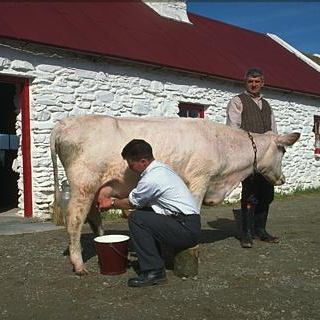
%> input picture MATLAB/Lab5/milking_cow.png, 320 x 320 px
$ octave Lab5.m   (GNU Octave 9; MATLAB toolbox functions it lacks are replaced by stand-ins)
%> lines starting %> are read from the running program, lines starting %| are printed output that depends on the picture; in (x1, y1, x2, y2) boxes, pixels count from 0 and x2, y2 are one past the last pixel; in counts of white or black regions, pixels touching at a corner belong together; the program's own positions count from 1
% #1
rose = imread('milking_cow.png');
%> rose is the input picture: size 320x320x3 uint8; mean R, G, B 109.7, 100.9, 93.5
rose = rgb2gray(rose);
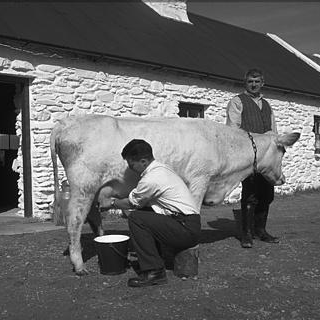
%> rose: size 320x320 uint8; min 1, max 255, mean 102.7
[I256,map256] = gray2ind(rose,256);
%> map256 = 256 rows, first 12: [0 0 0; 0.00392 0.00392 0.00392; 0.00784 0.00784 0.00784; 0.0118 0.0118 0.0118; 0.0157 0.0157 0.0157; 0.0196 0.0196 0.0196; 0.0235 0.0235 0.0235; 0.0275 0.0275 0.0275; 0.0314 0.0314 0.0314; 0.0353 0.0353 0.0353; 0.0392 0.0392 0.0392; 0.0431 0.0431 0.0431]
[I128,map128] = gray2ind(rose,128);
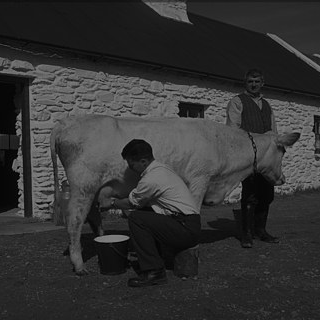
%> I128: size 320x320 uint8; min 0, max 127, mean 51.1
%> map128 = 128 rows, first 12: [0 0 0; 0.00787 0.00787 0.00787; 0.0157 0.0157 0.0157; 0.0236 0.0236 0.0236; 0.0315 0.0315 0.0315; 0.0394 0.0394 0.0394; 0.0472 0.0472 0.0472; 0.0551 0.0551 0.0551; 0.063 0.063 0.063; 0.0709 0.0709 0.0709; 0.0787 0.0787 0.0787; 0.0866 0.0866 0.0866]
[I64,map64] = gray2ind(rose,64);
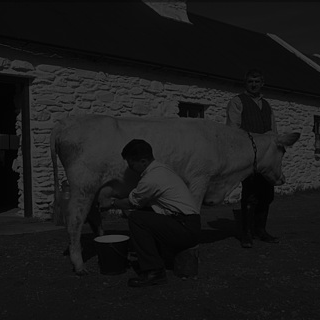
%> I64: size 320x320 uint8; min 0, max 63, mean 25.4
%> map64 = 64 rows, first 12: [0 0 0; 0.0159 0.0159 0.0159; 0.0317 0.0317 0.0317; 0.0476 0.0476 0.0476; 0.0635 0.0635 0.0635; 0.0794 0.0794 0.0794; 0.0952 0.0952 0.0952; 0.111 0.111 0.111; 0.127 0.127 0.127; 0.143 0.143 0.143; 0.159 0.159 0.159; 0.175 0.175 0.175]
[I32,map32] = gray2ind(rose,32);
%> map32 = 32 rows, first 12: [0 0 0; 0.0323 0.0323 0.0323; 0.0645 0.0645 0.0645; 0.0968 0.0968 0.0968; 0.129 0.129 0.129; 0.161 0.161 0.161; 0.194 0.194 0.194; 0.226 0.226 0.226; 0.258 0.258 0.258; 0.29 0.29 0.29; 0.323 0.323 0.323; 0.355 0.355 0.355]
[I16,map16] = gray2ind(rose,16);
%> map16 = 16 rows, first 12: [0 0 0; 0.0667 0.0667 0.0667; 0.133 0.133 0.133; 0.2 0.2 0.2; 0.267 0.267 0.267; 0.333 0.333 0.333; 0.4 0.4 0.4; 0.467 0.467 0.467; 0.533 0.533 0.533; 0.6 0.6 0.6; 0.667 0.667 0.667; 0.733 0.733 0.733]
[I8,map8] = gray2ind(rose,8);
%> map8 = [0 0 0; 0.143 0.143 0.143; 0.286 0.286 0.286; 0.429 0.429 0.429; 0.571 0.571 0.571; 0.714 0.714 0.714; 0.857 0.857 0.857; 1 1 1]
[I4,map4] = gray2ind(rose,4);
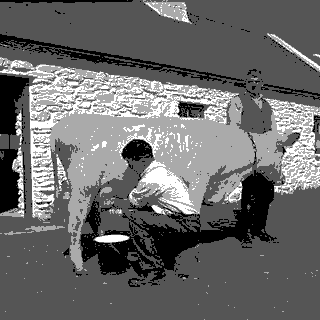
%> I4: size 320x320 uint8; min 0, max 3, mean 1.25; drawn with min black and max white
%> map4 = [0 0 0; 0.333 0.333 0.333; 0.667 0.667 0.667; 1 1 1]
[I2,map2] = gray2ind(rose,2);
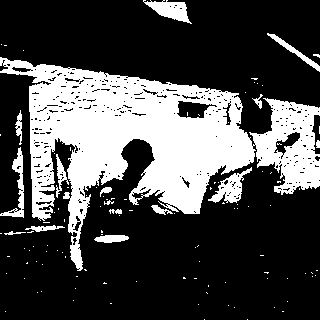
%> I2: size 320x320 uint8; values 0 (black) and 1 (white), 29% white; 114 white regions (98 under 20 px), largest, box (x1, y1, x2, y2) and area: (0, 57, 320, 271) 26521, (208, 167, 252, 203) 599, (143, 0, 192, 24) 582
%> map2 = [0 0 0; 1 1 1]
% [12 lines of commented-out code are left out]
pio = imread('pioneers.png');
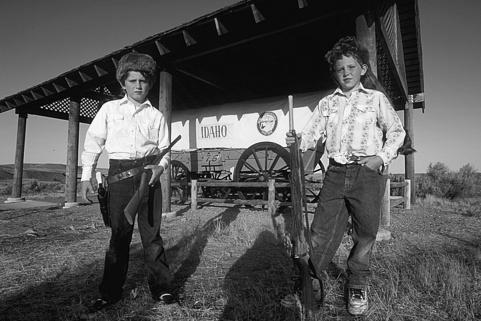
%> input picture MATLAB/Lab5/pioneers.png, 481 x 321 px
%> pio is the input picture: size 321x481 uint8; min 0, max 255, mean 85.3
m = pio(50:180,50:180);
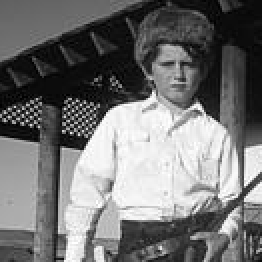
%> m: size 131x131 uint8 (shown 2 times larger); min 0, max 255, mean 114.7
%> (the run ends here)
